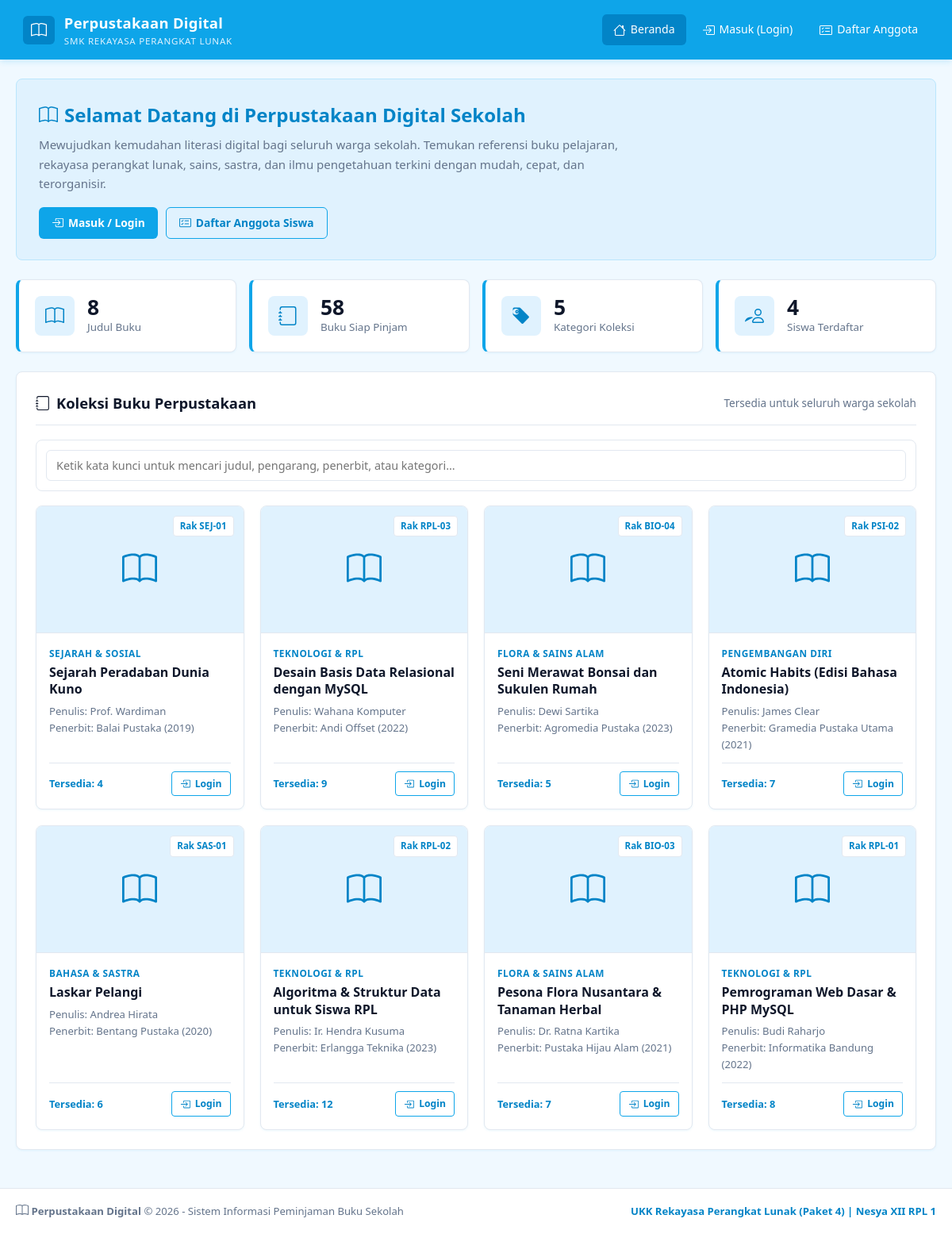
The page / on the database its author committed.
### tables this page shows
CREATE TABLE `buku` (
  `id_buku` INT(11) NOT NULL AUTO_INCREMENT,
  `kode_buku` VARCHAR(20) NOT NULL UNIQUE,
  `judul` VARCHAR(150) NOT NULL,
  `id_kategori` INT(11) NOT NULL,
  `pengarang` VARCHAR(100) NOT NULL,
  `penerbit` VARCHAR(100) NOT NULL,
  `tahun_terbit` INT(4) NOT NULL,
  `isbn` VARCHAR(30) DEFAULT NULL,
  `jumlah_buku` INT(5) NOT NULL DEFAULT 1,
  `sisa_buku` INT(5) NOT NULL DEFAULT 1,
  `lokasi_rak` VARCHAR(30) NOT NULL DEFAULT 'Rak A1',
  `deskripsi` TEXT DEFAULT NULL,
  `gambar` VARCHAR(255) DEFAULT 'default-book.png',
  `created_at` TIMESTAMP NOT NULL DEFAULT CURRENT_TIMESTAMP,
  PRIMARY KEY (`id_buku`),
  KEY `id_kategori` (`id_kategori`),
  CONSTRAINT `fk_buku_kategori` FOREIGN KEY (`id_kategori`) REFERENCES `kategori` (`id_kategori`) ON DELETE CASCADE ON UPDATE CASCADE
);

CREATE TABLE `kategori` (
  `id_kategori` INT(11) NOT NULL AUTO_INCREMENT,
  `nama_kategori` VARCHAR(50) NOT NULL,
  `deskripsi` VARCHAR(255) DEFAULT NULL,
  PRIMARY KEY (`id_kategori`)
);

### includes/fungsi.php (called while the page is built, shortened)
<?php
require_once __DIR__ . '/icons.php';
function e($teks) {
    return htmlspecialchars((string)($teks ?? ''));
}
function q($sql) {
    global $koneksi;
    return mysqli_query($koneksi, $sql);
}
function semua($sql) {
    $hasil = q($sql);
    $data = [];
    if ($hasil) {
        while ($baris = mysqli_fetch_assoc($hasil)) {
            $data[] = $baris;
        }
    }
    return $data;
}

### index.php (the view, shortened to what this page needs)
<?php
$stat = [
    ['book', nilai("SELECT COUNT(*) FROM buku"), 'Judul Buku'],
    ['journal', nilai("SELECT SUM(sisa_buku) FROM buku"), 'Buku Siap Pinjam'],
    ['tag', nilai("SELECT COUNT(*) FROM kategori"), 'Kategori Koleksi'],
    ['people', nilai("SELECT COUNT(*) FROM users WHERE level='siswa'"), 'Siswa Terdaftar'],
];
$daftar_buku = semua("SELECT b.*, k.nama_kategori
                      FROM buku b
                      LEFT JOIN kategori k ON b.id_kategori = k.id_kategori
                      ORDER BY b.id_buku DESC");
require_once __DIR__ . '/includes/header.php';
?>
<div class="flora-hero">
  <h2><?= bi('book', 24); ?> Selamat Datang di Perpustakaan Digital Sekolah</h2>
  <p>
    Mewujudkan kemudahan literasi digital bagi seluruh warga sekolah. Temukan referensi buku pelajaran,
    rekayasa perangkat lunak, sains, sastra, dan ilmu pengetahuan terkini dengan mudah, cepat, dan terorganisir.
  </p>
  <div style="margin-top: 18px; display: flex; gap: 10px; flex-wrap: wrap;">
    <?php if (!$login): ?>
      <a href="login.php" class="btn btn-primary"><?= bi('box-arrow-in-right', 15); ?> Masuk / Login</a>
      <a href="daftar.php" class="btn btn-outline"><?= bi('card-checklist', 15); ?> Daftar Anggota Siswa</a>
    <?php endif; ?>
  </div>
</div>
<div class="stats-grid">
  <?php foreach ($stat as [$ikon, $jumlah, $label]): ?>
    <div class="stat-card">
      <div class="stat-icon"><?= bi($ikon, 24); ?></div>
      <div class="stat-info">
        <h3><?= $jumlah; ?></h3>
        <p><?= $label; ?></p>
      </div>
    </div>
  <?php endforeach; ?>
</div>
<div class="card">
  <div class="card-header">
    <div class="card-title"><?= bi('journal', 18); ?> Koleksi Buku Perpustakaan</div>
    <span style="font-size: 0.85rem; color: var(--text-muted);">Tersedia untuk seluruh warga sekolah</span>
  </div>
  <div class="filter-bar">
    <div class="search-input-wrapper">
      <input type="text" id="bookCatalogSearch" class="form-control"
             placeholder="Ketik kata kunci untuk mencari judul, pengarang, penerbit, atau kategori...">
    </div>
  </div>
  <div class="book-grid">
    <?php if (!$daftar_buku): ?>
      <p style="text-align: center; color: var(--text-muted); grid-column: 1/-1; padding: 30px;">
        Belum ada koleksi buku yang ditambahkan.
      </p>
    <?php else: foreach ($daftar_buku as $buku): ?>
      <div class="book-card">
        <span class="book-badge"><?= e($buku['lokasi_rak']); ?></span>
        <div class="book-cover"><?= bi('book', 44); ?></div>
        <div class="book-body">
          <span class="book-category"><?= e($buku['nama_kategori'] ?? 'Umum'); ?></span>
          <h4 class="book-title"><?= e($buku['judul']); ?></h4>
          <div class="book-meta">
            Penulis: <?= e($buku['pengarang']); ?><br>
            Penerbit: <?= e($buku['penerbit']); ?> (<?= $buku['tahun_terbit']; ?>)
          </div>
          <div class="book-footer">
            <span class="book-stock">
              <?= $buku['sisa_buku'] > 0 ? 'Tersedia: ' . $buku['sisa_buku'] : 'Stok Habis'; ?>
            </span>
            <?php if ($login && $level === 'siswa'): ?>
              <?php if ($buku['sisa_buku'] > 0): ?>
                <a href="pinjam.php?id_buku=<?= $buku['id_buku']; ?>" class="btn btn-primary btn-sm">
                  <?= bi('download', 13); ?> Pinjam
                </a>
              <?php else: ?>
                <button class="btn btn-outline btn-sm" disabled>Habis</button>
              <?php endif; ?>
            <?php elseif (!$login): ?>
              <a href="login.php" class="btn btn-outline btn-sm">
                <?= bi('box-arrow-in-right', 13); ?> Login
              </a>
            <?php endif; ?>
          </div>
        </div>
      </div>
    <?php endforeach; endif; ?>
  </div>
</div>
<?php require_once __DIR__ . '/includes/footer.php'; ?>

### includes/header.php (shortened to what this page needs)
<?php
$halaman = basename($_SERVER['PHP_SELF']);
$login   = isset($_SESSION['id_user']);
$level   = $_SESSION['level'] ?? '';
if (!$login) {
    $menu = [
        ['index.php', 'house', 'Beranda'],
        ['login.php', 'box-arrow-in-right', 'Masuk (Login)'],
        ['daftar.php', 'card-checklist', 'Daftar Anggota'],
    ];
}
?>
<!DOCTYPE html>
<html lang="id">
<head>
  <link rel="stylesheet" href="assets/css/style.css">
</head>
<body>
<header class="navbar">
  <a href="index.php" class="brand">
    <div class="brand-icon"><?= bi('book', 20); ?></div>
    <div class="brand-text">
      <h1>Perpustakaan Digital</h1>
      <p>SMK Rekayasa Perangkat Lunak</p>
    </div>
  </a>
  <nav>
    <ul class="nav-menu" id="navMenu">
      <?php foreach ($menu as [$url, $ikon, $label]): ?>
        <li>
          <a href="<?= $url; ?>" class="nav-link <?= $halaman === $url ? 'active' : ''; ?>">
            <?= bi($ikon, 16); ?> <?= $label; ?>
          </a>
        </li>
      <?php endforeach; ?>
    </ul>
  </nav>
</header>
<main class="main-wrapper">

### includes/icons.php (shortened to what this page needs)
<?php
function bi($name, $size = 16, $class = '') {
    $class_attr = $class ? ' ' . htmlspecialchars($class) : '';
    $style = "width: {$size}px; height: {$size}px; vertical-align: -0.15em; fill: currentColor; display: inline-block;";
    switch ($name) {
        case 'book':
        case 'buku':
            return '<svg class="bi' . $class_attr . '" style="' . $style . '" viewBox="0 0 16 16"><path d="M1 2.828c.885-.37 2.154-.769 3.388-.893 1.33-.134 2.458.063 3.112.752v9.746c-.935-.53-2.12-.603-3.213-.493-1.18.12-2.37.461-3.287.811V2.828zm7.5-.141c.654-.689 1.782-.886 3.112-.752 1.234.124 2.503.523 3.388.893v9.923c-.918-.35-2.107-.692-3.287-.81-1.094-.111-2.278-.039-3.213.492V2.687zM8 1.783C7.015.936 5.587.81 4.287.94c-1.514.153-3.042.672-3.994 1.105A.5.5 0 0 0 0 2.5v11a.5.5 0 0 0 .707.455c.882-.4 2.303-.881 3.68-1.02 1.409-.142 2.59.087 3.223.877a.5.5 0 0 0 .78 0c.633-.79 1.814-1.019 3.222-.877 1.378.139 2.8.62 3.681 1.02A.5.5 0 0 0 16 13.5v-11a.5.5 0 0 0-.293-.455c-.952-.433-2.48-.952-3.994-1.105C10.413.809 8.985.936 8 1.783z"/></svg>';
        case 'journal':
            return '<svg class="bi' . $class_attr . '" style="' . $style . '" viewBox="0 0 16 16"><path d="M3 0h10a2 2 0 0 1 2 2v12a2 2 0 0 1-2 2H3a2 2 0 0 1-2-2v-1h1v1a1 1 0 0 0 1 1h10a1 1 0 0 0 1-1V2a1 1 0 0 0-1-1H3a1 1 0 0 0-1 1v1H1V2a2 2 0 0 1 2-2z"/><path d="M1 5v-.5a.5.5 0 0 1 1 0V5h.5a.5.5 0 0 1 0 1h-2a.5.5 0 0 1 0-1H1zm0 3v-.5a.5.5 0 0 1 1 0V8h.5a.5.5 0 0 1 0 1h-2a.5.5 0 0 1 0-1H1zm0 3v-.5a.5.5 0 0 1 1 0v.5h.5a.5.5 0 0 1 0 1h-2a.5.5 0 0 1 0-1H1z"/></svg>';
        case 'house':
        case 'beranda':
            return '<svg class="bi' . $class_attr . '" style="' . $style . '" viewBox="0 0 16 16"><path d="M8.707 1.5a1 1 0 0 0-1.414 0L.646 8.146a.5.5 0 0 0 .708.708L2 8.207V13.5A1.5 1.5 0 0 0 3.5 15h9a1.5 1.5 0 0 0 1.5-1.5V8.207l.646.647a.5.5 0 0 0 .708-.708L13 5.793V2.5a.5.5 0 0 0-.5-.5h-1a.5.5 0 0 0-.5.5v1.293L8.707 1.5ZM13 7.207V13.5a.5.5 0 0 1-.5.5h-9a.5.5 0 0 1-.5-.5V7.207l5-5 5 5Z"/></svg>';
        case 'people':
        case 'anggota':
            return '<svg class="bi' . $class_attr . '" style="' . $style . '" viewBox="0 0 16 16"><path d="M15 14s1 0 1-1-1-4-5-4-5 3-5 4 1 1 1 1h8Zm-7.978-1A.261.261 0 0 1 7 12.996c.001-.264.167-1.03.76-1.72C8.312 10.629 9.282 10 11 10c1.717 0 2.687.63 3.24 1.276.593.69.758 1.457.76 1.72l-.008.002a.274.274 0 0 1-.014.002H7.022ZM11 7a2 2 0 1 0 0-4 2 2 0 0 0 0 4Zm3-2a3 3 0 1 1-6 0 3 3 0 0 1 6 0ZM6.936 9.28a5.88 5.88 0 0 0-1.23-.247A7.35 7.35 0 0 0 5 9c-4 0-5 3-5 4 1 1 1 1h4.216A2.238 2.238 0 0 1 5 13c0-1.01.377-2.042 1.09-2.904.243-.294.526-.569.846-.816ZM4.92 10A5.493 5.493 0 0 0 4 13H1c0-.26.164-1.03.76-1.724.545-.636 1.492-1.256 3.16-1.275ZM1.5 5.5a3 3 0 1 1 6 0 3 3 0 0 1-6 0Zm3-2a2 2 0 1 0 0 4 2 2 0 0 0 0-4Z"/></svg>';
        case 'box-arrow-in-right':
        case 'login':
            return '<svg class="bi' . $class_attr . '" style="' . $style . '" viewBox="0 0 16 16"><path fill-rule="evenodd" d="M6 3.5a.5.5 0 0 1 .5-.5h8a.5.5 0 0 1 .5.5v9a.5.5 0 0 1-.5.5h-8a.5.5 0 0 1-.5-.5v-2a.5.5 0 0 0-1 0v2A1.5 1.5 0 0 0 6.5 14h8a1.5 1.5 0 0 0 1.5-1.5v-9A1.5 1.5 0 0 0 14.5 2h-8A1.5 1.5 0 0 0 5 3.5v2a.5.5 0 0 0 1 0v-2z"/><path fill-rule="evenodd" d="M11.854 8.354a.5.5 0 0 0 0-.708l-3-3a.5.5 0 1 0-.708.708L10.293 7.5H1.5a.5.5 0 0 0 0 1h8.793l-2.147 2.146a.5.5 0 0 0 .708.708l3-3z"/></svg>';
        case 'card-checklist':
        case 'daftar':
            return '<svg class="bi' . $class_attr . '" style="' . $style . '" viewBox="0 0 16 16"><path d="M14.5 3a.5.5 0 0 1 .5.5v9a.5.5 0 0 1-.5.5h-13a.5.5 0 0 1-.5-.5v-9a.5.5 0 0 1 .5-.5h13zm-13-1A1.5 1.5 0 0 0 0 3.5v9A1.5 1.5 0 0 0 1.5 14h13a1.5 1.5 0 0 0 1.5-1.5v-9A1.5 1.5 0 0 0 14.5 2h-13z"/><path d="M7 5.5a.5.5 0 0 1 .5-.5h5a.5.5 0 0 1 0 1h-5a.5.5 0 0 1-.5-.5zm-1.496-.854a.5.5 0 0 1 0 .708l-1.5 1.5a.5.5 0 0 1-.708 0l-.5-.5a.5.5 0 1 1 .708-.708l.146.147 1.146-1.147a.5.5 0 0 1 .708 0zM7 9.5a.5.5 0 0 1 .5-.5h5a.5.5 0 0 1 0 1h-5a.5.5 0 0 1-.5-.5zm-1.496-.854a.5.5 0 0 1 0 .708l-1.5 1.5a.5.5 0 0 1-.708 0l-.5-.5a.5.5 0 0 1 .708-.708l.146.147 1.146-1.147a.5.5 0 0 1 .708 0z"/></svg>';
        case 'tag':
        case 'kategori':
            return '<svg class="bi' . $class_attr . '" style="' . $style . '" viewBox="0 0 16 16"><path d="M6 4.5a1.5 1.5 0 1 1-3 0 1.5 1.5 0 0 1 3 0zm-1 0a.5.5 0 1 0-1 0 .5.5 0 0 0 1 0z"/><path d="M2 1a1 1 0 0 0-1 1v4.586a1 1 0 0 0 .293.707l7 7a1 1 0 0 0 1.414 0l4.586-4.586a1 1 0 0 0 0-1.414l-7-7A1 1 0 0 0 6.586 1H2zm4 3.5a2.5 2.5 0 1 1-5 0 2.5 2.5 0 0 1 5 0z"/></svg>';
    }
}
?>

### includes/footer.php (shortened to what this page needs)
</main>
<footer class="footer">
  <div style="max-width: 1200px; margin: 0 auto; display: flex; justify-content: space-between; align-items: center; flex-wrap: wrap; gap: 10px;">
    <div>
      <strong><?= bi('book', 16); ?> Perpustakaan Digital</strong>
      &copy; <?= date('Y'); ?> - Sistem Informasi Peminjaman Buku Sekolah
    </div>
    <div style="font-size: 0.82rem; color: var(--primary-dark); font-weight: 600;">
      UKK Rekayasa Perangkat Lunak (Paket 4) | Nesya XII RPL 1
    </div>
  </div>
</footer>
</body>
</html>

### rows shown on the page
buku: lokasi_rak "Rak SEJ-01", id_kategori.nama_kategori "SEJARAH & SOSIAL", judul "Sejarah Peradaban Dunia Kuno", pengarang "Prof. Wardiman", penerbit "Balai Pustaka", tahun_terbit "2019", sisa_buku "4"
buku: lokasi_rak "Rak RPL-03", id_kategori.nama_kategori "TEKNOLOGI & RPL", judul "Desain Basis Data Relasional dengan MySQL", pengarang "Wahana Komputer", penerbit "Andi Offset", tahun_terbit "2022", sisa_buku "9"
buku: lokasi_rak "Rak BIO-04", id_kategori.nama_kategori "FLORA & SAINS ALAM", judul "Seni Merawat Bonsai dan Sukulen Rumah", pengarang "Dewi Sartika", penerbit "Agromedia Pustaka", tahun_terbit "2023", sisa_buku "5"
buku: lokasi_rak "Rak PSI-02", id_kategori.nama_kategori "PENGEMBANGAN DIRI", judul "Atomic Habits (Edisi Bahasa Indonesia)", pengarang "James Clear", penerbit "Gramedia Pustaka Utama", tahun_terbit "2021", sisa_buku "7"
buku: lokasi_rak "Rak SAS-01", id_kategori.nama_kategori "BAHASA & SASTRA", judul "Laskar Pelangi", pengarang "Andrea Hirata", penerbit "Bentang Pustaka", tahun_terbit "2020", sisa_buku "6"
buku: lokasi_rak "Rak RPL-02", id_kategori.nama_kategori "TEKNOLOGI & RPL", judul "Algoritma & Struktur Data untuk Siswa RPL", pengarang "Ir. Hendra Kusuma", penerbit "Erlangga Teknika", tahun_terbit "2023", sisa_buku "12"
buku: lokasi_rak "Rak BIO-03", id_kategori.nama_kategori "FLORA & SAINS ALAM", judul "Pesona Flora Nusantara & Tanaman Herbal", pengarang "Dr. Ratna Kartika", penerbit "Pustaka Hijau Alam", tahun_terbit "2021", sisa_buku "7"
buku: lokasi_rak "Rak RPL-01", id_kategori.nama_kategori "TEKNOLOGI & RPL", judul "Pemrograman Web Dasar & PHP MySQL", pengarang "Budi Raharjo", penerbit "Informatika Bandung", tahun_terbit "2022", sisa_buku "8"

### other values the page prints
$label "Beranda"
$label "Masuk (Login)"
$label "Daftar Anggota"
$jumlah "8"
$label "Judul Buku"
$jumlah "58"
$label "Buku Siap Pinjam"
$jumlah "5"
$label "Kategori Koleksi"
$jumlah "4"
$label "Siswa Terdaftar"
